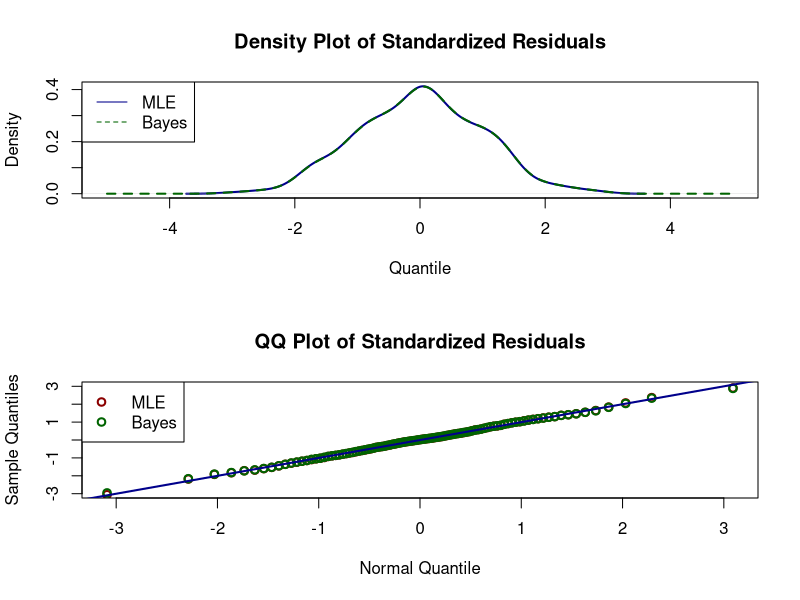
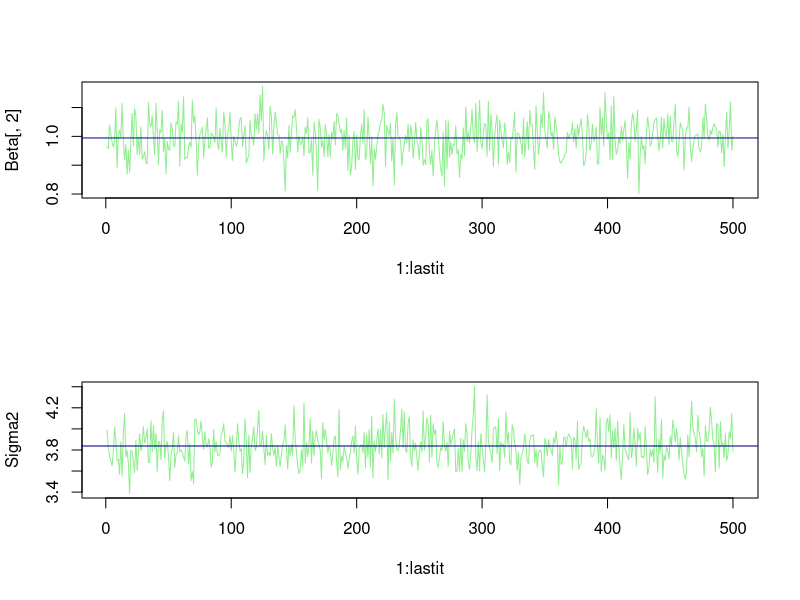

Reproduce these figures in R, in order.
###################################
# Linear Regression.r             #
# Linear Regression Gibbs Sampler #
# Includes Residual Diagnostics   #
# Outfiles: 1) I:\\Brian\\Bayesian Course\\Lectures\\Lecture Slides\\fig\\resid_density.pdf
#           2) I:\\Brian\\Bayesian Course\\Lectures\\Lecture Slides\\fig\\qq.pdf
#           3) I:\\Brian\\Bayesian Course\\SAS\\Data\\linreg.txt (for SAS)
# July 15, 2018                   #
###################################
library(mvtnorm)
#library(coda)            # For MCMC diagnostics

#################
# Generate data #
#################
set.seed(071518)
n<-1000                  # Sample size
x<-rnorm(n)              # Covariate
X<-cbind(1,x)            # Design matrix
p<-ncol(X)               # Number of regression coefs including intercept
beta<-c(-1,1)            # Reg Coefs
mu<-X%*%beta             # Mean
sigma2<-4                # Error variance
y<-rnorm(n,mu,sqrt(sigma2))
fit<-summary(lm(y~x))    # MLE fit for comparison

##########
# Priors #
##########
beta0<-rep(0,p)          # Prior mean of beta
T0<-diag(0.01,p)         # Prior Precision of beta
a<-b<-0.001              # Gamma hyperparms for tau

##########
# Inits  #
##########
taue<-1                  # Prior error precision

#################
# Store Samples #
#################
nsim<-1000               # Number of MCMC Iterations
thin<-1				          # Thinning interval
burn<-nsim/2	            # Burnin
lastit<-(nsim-burn)/thin	# Last stored value

Beta<-matrix(0,lastit,p)
Sigma2<-rep(0,lastit)
Resid<-matrix(0,nsim,n)  # Store resids
Dy<-matrix(0,lastit,512) # Store density values for residual density plot
Qy<-matrix(0,lastit,100) # Store quantiles for QQ plot

#########
# Gibbs #
#########
tmp<-proc.time()

for (i in 1:nsim){
  # Update beta
  v<-solve(T0+taue*crossprod(X))
  m<-v%*%(T0%*%beta0+taue*crossprod(X,y))
  beta<-c(rmvnorm(1,m,v))
  
  # Update tau
  taue<-rgamma(1,a+n/2,b+crossprod(y-X%*%beta)/2)
  
  #################
  # Store Results #
  #################
  if (i> burn & i%%thin==0) {
    j<-(i-burn)/thin
    Beta[j,]<-beta 
    Sigma2[j]<-1/taue
    Resid[j,]<-resid<-y-X%*%beta                     # Raw Resid
    Dy[j,]<-density(resid/sd(resid),from=-5,to=5)$y  # Density of Standardized Resids
    Qy[j,]<-quantile(resid/sd(resid),probs=seq(.001,.999,length=100)) # Quantiles for QQ Plot
    
  }
  if (i%%100==0) print(i)
}
run.time<-proc.time()-tmp # MCMC run time 

###########
# Results #
###########
mbeta<-colMeans(Beta)
sbeta<-apply(Beta,2,sd)
qbeta<-apply(Beta,2,quantile,prob=c(0.025,0.975))
msigma2<-mean(Sigma2)
ssigma2<-sd(Sigma2)
qsigma2<-quantile(Sigma2,prob=c(0.025,0.975))

# Compare MLEs and 
fit
cat("mbeta","\n",mbeta,"\n","sbeta","\n",sbeta,"\n","msigma2","\n",msigma2,"\n")

##########################################  
# Density plot of standardized residuals #
##########################################
# pdf(file="I:\\Brian\\Bayesian Course\\Lectures\\Lecture Slides\\fig\\resids_normal.pdf")
par(mfrow=c(2,1))
resids<-rstandard(lm(y~x))        # Standardized resids
plot(density(resids),col="blue4",xlim=c(-5,5),lwd=2,main="Density Plot of Standardized Residuals", xlab="Quantile")

dy<-colMeans(Dy)
lines(seq(-5,5,length=512),dy,col="darkgreen",lty=2,lwd=2)
legend("topleft",col=c("blue4","darkgreen"),lty=c(1,2),legend=c("MLE","Bayes"))

#####################################  
# QQ Plot of standardized residuals #
#####################################

qx<-qnorm(seq(.001,.999,length=100))
qy<-colMeans(Qy)

qqplot(qx,rstandard(lm(y~x)),col="darkred",lwd=2,ylim=c(-3,3),main="QQ Plot of Standardized Residuals",xlab="Normal Quantile",
       ylab="Sample Quantiles") 
points(qx,qy,col="darkgreen",lwd=2)
abline(0,1,col="blue4",lwd=2)
legend("topleft",col=c("darkred","darkgreen"),pch=1,lwd=2,lty=c(NA,NA),legend=c("MLE","Bayes"))

# dev.off()

##############
# Traceplots #
##############
par(mfrow=c(2,1))

plot(1:lastit,Beta[,2],type="l",col="lightgreen")
abline(h=mbeta[2],col="blue4")

plot(1:lastit,Sigma2,type="l",col="lightgreen")
abline(h=msigma2,col="blue4")

################# 
# Output to SAS #
#################
data<-cbind(y,x)
#write.table(data,"I:\\Brian\\Bayesian Course\\SAS\\Data\\linreg.txt",col.names=F,quote=F,row.names=F)